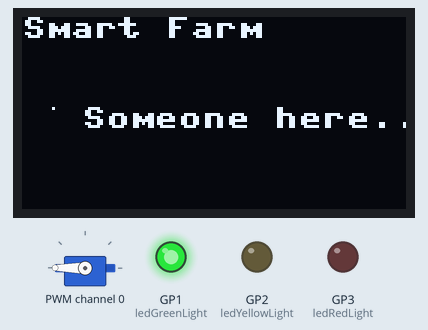
Recording of a program running on a simulated Raspberry Pi Pico running MicroPython. On the bench: 128×64 one-colour display, servo, output pins drawn as LEDs (lit = HIGH). Servo angles are drawn from the pulse width (0.5 ms = 0°, 2.5 ms = 180°); library files of the repository ran but are not shown: pca9685.py, ssd1306.py; what the program prints to the serial console is not drawn.

Above: at 0.2 s.
Timing chart, 0 to 1.7 s (numbered marks = the images above):
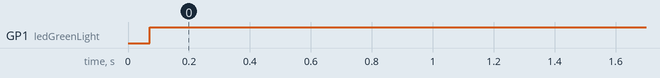

Measured:
- by itself, GP1 (ledGreenLight): LOW → HIGH at 0.07 s

The program:

motion_sense_gate_lcd_trafficlight.py
```python
#if motion detected, move gate
#if no motion, keep red light on
#if motion, keep green light on

import time
from machine import I2C, Pin
from pca9685 import PCA9685
from ssd1306 import SSD1306_I2C

gp1=1
gp2=2
gp3=3

ledGreenLight = Pin(gp1, Pin.OUT)
ledYellowLight = Pin(gp2, Pin.OUT)
ledRedLight = Pin(gp3, Pin.OUT)

WIDTH =128
HEIGHT= 64

#PIR sensor pin 28
pir_sensor = Pin(28, Pin.IN)
# Initialize I2C
i2c = I2C(0, scl=Pin(17), sda=Pin(16))  # GP1 = SCL, GP0 = SDA

#olcd
i2cOLCD=I2C(1,scl=Pin(19),sda=Pin(18),freq=200000)
oled = SSD1306_I2C(WIDTH,HEIGHT,i2cOLCD)


# Setup PCA9685
pwm = PCA9685(i2c)
servo_channel = 0  # Connect servo to PCA9685 CH0

while True:
    oled.fill(0)
    oled.text("Smart Farm", 0, 0)

    # Check the PIR sensor value
    if pir_sensor.value() == 0:
        print("Monitoring...")  # No motion detected
        pwm.set_servo_angle(servo_channel, 0)
        oled.text("Monitoring", 20, 30)
        ledGreenLight.off()
        ledRedLight.on()
    else:
        print("Somebody here!")  # Motion detected
        pwm.set_servo_angle(servo_channel, 90)
        oled.text("Someone here...", 20, 30)
        ledGreenLight.on()
        ledRedLight.off()

    oled.pixel(10,30,60)  #(x, y, color)
    oled.show()
    time.sleep(1)
```
